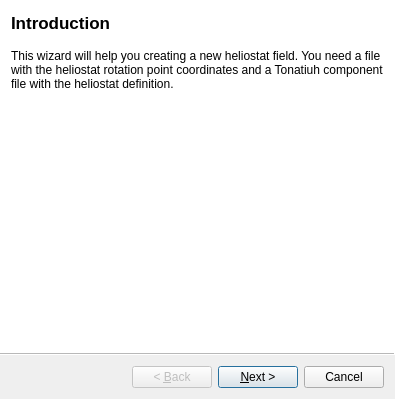
<?xml version="1.0" encoding="UTF-8"?>
<ui version="4.0">
 <class>SphericalHeliostatFieldWizard</class>
 <widget class="QWizard" name="SphericalHeliostatFieldWizard">
  <property name="geometry">
   <rect>
    <x>0</x>
    <y>0</y>
    <width>395</width>
    <height>399</height>
   </rect>
  </property>
  <property name="windowTitle">
   <string>Heliostat Field Wizard</string>
  </property>
  <property name="modal">
   <bool>true</bool>
  </property>
  <property name="wizardStyle">
   <enum>QWizard::ModernStyle</enum>
  </property>
  <widget class="QWizardPage" name="introductionPage">
   <property name="title">
    <string>Introduction</string>
   </property>
   <property name="subTitle">
    <string/>
   </property>
   <attribute name="pageId">
    <string notr="true">1</string>
   </attribute>
   <layout class="QVBoxLayout" name="verticalLayout">
    <item>
     <widget class="QLabel" name="label_2">
      <property name="text">
       <string>This wizard will help you creating a new heliostat field. You need a file with the heliostat rotation point coordinates and a Tonatiuh component file with the heliostat definition.</string>
      </property>
      <property name="scaledContents">
       <bool>false</bool>
      </property>
      <property name="wordWrap">
       <bool>true</bool>
      </property>
     </widget>
    </item>
   </layout>
  </widget>
  <widget class="QWizardPage" name="heliostatPage">
   <property name="title">
    <string>Heliostats Definition</string>
   </property>
   <property name="subTitle">
    <string>Please define the heliostats coordinates and the heliostat type.</string>
   </property>
   <attribute name="pageId">
    <string notr="true">2</string>
   </attribute>
   <layout class="QGridLayout" name="gridLayout">
    <item row="8" column="1">
     <spacer name="verticalSpacer">
      <property name="orientation">
       <enum>Qt::Vertical</enum>
      </property>
      <property name="sizeHint" stdset="0">
       <size>
        <width>20</width>
        <height>40</height>
       </size>
      </property>
     </spacer>
    </item>
    <item row="3" column="1" colspan="2">
     <widget class="QLineEdit" name="heliostatCoordinatesLine"/>
    </item>
    <item row="4" column="0">
     <widget class="QLabel" name="aimingLabel">
      <property name="text">
       <string>Heliostats aiming point:</string>
      </property>
     </widget>
    </item>
    <item row="5" column="1">
     <widget class="QLabel" name="aimingXLabel">
      <property name="text">
       <string>x:</string>
      </property>
     </widget>
    </item>
    <item row="5" column="2">
     <widget class="QDoubleSpinBox" name="aimingXSpin">
      <property name="maximum">
       <double>999999999.000000000000000</double>
      </property>
     </widget>
    </item>
    <item row="3" column="3">
     <widget class="QPushButton" name="openCoordFileButton">
      <property name="text">
       <string/>
      </property>
      <property name="icon">
       <iconset>
        <normaloff>:/icons/open.png</normaloff>:/icons/open.png</iconset>
      </property>
     </widget>
    </item>
    <item row="6" column="1">
     <widget class="QLabel" name="aimingYLabel">
      <property name="text">
       <string>y:</string>
      </property>
     </widget>
    </item>
    <item row="7" column="1">
     <widget class="QLabel" name="aimingZLabel">
      <property name="text">
       <string>z:</string>
      </property>
     </widget>
    </item>
    <item row="6" column="2">
     <widget class="QDoubleSpinBox" name="aimingYSpin">
      <property name="maximum">
       <double>999999999.000000000000000</double>
      </property>
     </widget>
    </item>
    <item row="7" column="2">
     <widget class="QDoubleSpinBox" name="aimingZSpin">
      <property name="maximum">
       <double>999999999.000000000000000</double>
      </property>
     </widget>
    </item>
    <item row="2" column="0" colspan="3">
     <widget class="QLabel" name="label">
      <property name="text">
       <string>Heliostats coordinates and radius:</string>
      </property>
     </widget>
    </item>
   </layout>
  </widget>
 </widget>
 <resources>
  <include location="ComponentSphericalHeliostatField.qrc"/>
 </resources>
 <connections/>
</ui>
